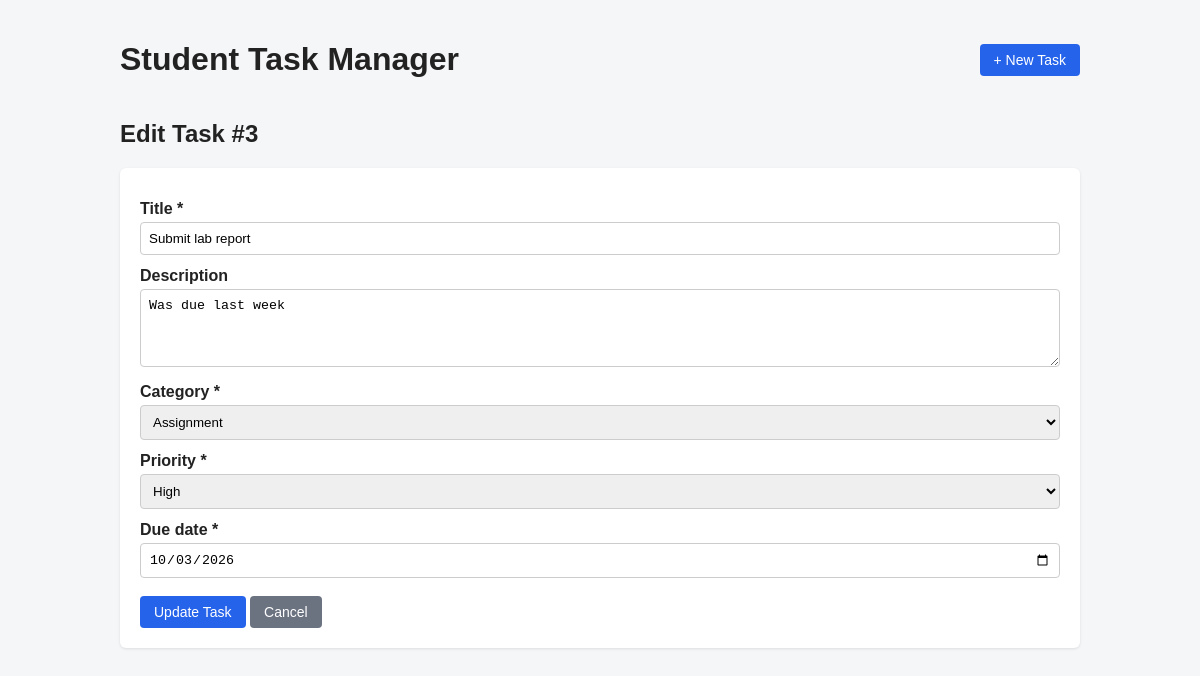
The page /edit.php?id=3 on the database its author committed.
### tables this page shows
CREATE TABLE tasks (
  id          INT NOT NULL AUTO_INCREMENT,           
  title       VARCHAR(150) NOT NULL,                 
  description TEXT NULL,                             
  category    VARCHAR(50)  NOT NULL,                 
  priority    VARCHAR(20)  NOT NULL,                 
  due_date    DATE NOT NULL,                         
  completed   TINYINT(1) NOT NULL DEFAULT 0,         
  created_at  TIMESTAMP NOT NULL DEFAULT CURRENT_TIMESTAMP,  
  PRIMARY KEY (id)
);

### functions.php (called while the page is built, shortened)
<?php
function e($value): string
{
    return htmlspecialchars((string) $value, ENT_QUOTES, 'UTF-8');
}
function find_task(PDO $pdo, int $id): ?array
{
    $stmt = $pdo->prepare('SELECT * FROM tasks WHERE id = :id');
    $stmt->execute([':id' => $id]);
    $task = $stmt->fetch();
    return $task ?: null;
}

### form.php (the view, shortened to what this page needs)
<form method="post" action="<?= e($formAction) ?>" class="card">
    <label for="title">Title *</label>
    <input type="text" id="title" name="title" maxlength="150"
           value="<?= e($task['title']) ?>">
    <label for="description">Description</label>
    <textarea id="description" name="description" rows="4"><?= e($task['description']) ?></textarea>
    <label for="category">Category *</label>
    <select id="category" name="category">
        <?php foreach (CATEGORIES as $cat): ?>
            <option value="<?= e($cat) ?>" <?= $task['category'] === $cat ? 'selected' : '' ?>>
                <?= e($cat) ?>
            </option>
        <?php endforeach; ?>
    </select>
    <label for="priority">Priority *</label>
    <select id="priority" name="priority">
        <?php foreach (PRIORITIES as $p): ?>
            <option value="<?= e($p) ?>" <?= $task['priority'] === $p ? 'selected' : '' ?>>
                <?= e($p) ?>
            </option>
        <?php endforeach; ?>
    </select>
    <label for="due_date">Due date *</label>
    <input type="date" id="due_date" name="due_date" value="<?= e($task['due_date']) ?>">
    <div class="actions">
        <button type="submit" class="btn"><?= e($submitLabel) ?></button>
        <a class="btn secondary" href="index.php">Cancel</a>
    </div>
</form>

### style.css (style rules this page uses)
body { font-family: Arial, Helvetica, sans-serif; background: #f4f6f8; color: #222; margin: 0; }
.btn { background: #2563eb; color: #fff; border: 0; padding: 8px 14px; border-radius: 4px; text-decoration: none; cursor: pointer; font-size: 14px; display: inline-block; }
.btn.secondary { background: #6b7280; }
.card { background: #fff; padding: 20px; border-radius: 6px; box-shadow: 0 1px 3px rgba(0,0,0,.1); }
.card label { display: block; margin-top: 12px; font-weight: bold; }
.card input[type=text], .card input[type=date], .card select, .card textarea { width: 100%; padding: 8px; margin-top: 4px; box-sizing: border-box; border: 1px solid #ccc; border-radius: 4px; }
.actions { margin-top: 18px; }

### rows shown on the page
tasks: title "Submit lab report", description "Was due last week", due_date "10/03/2026"

### other values the page prints
$id "3"
$submitLabel "Update Task"
form field category "Assignment"
form field priority "High"
